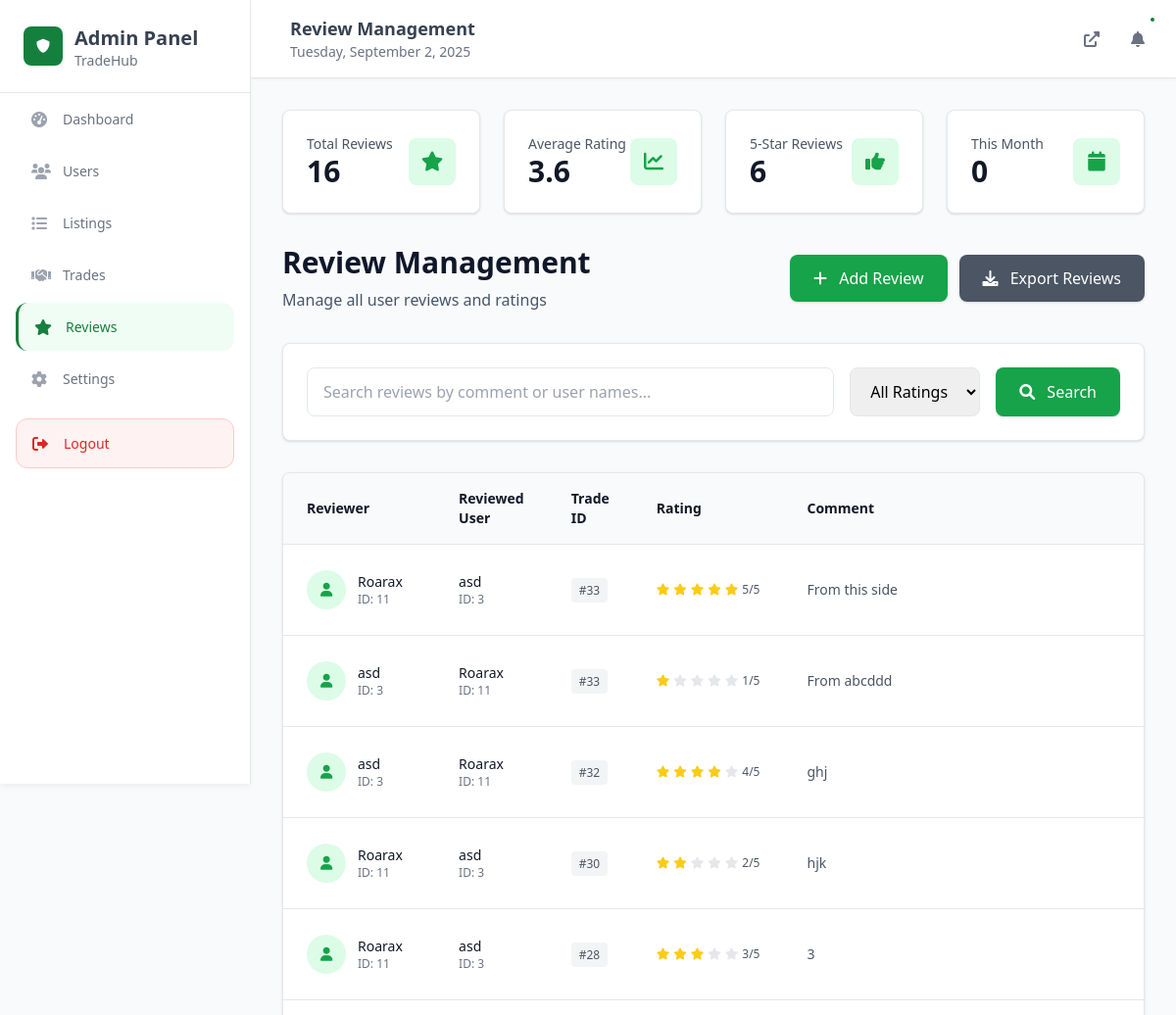
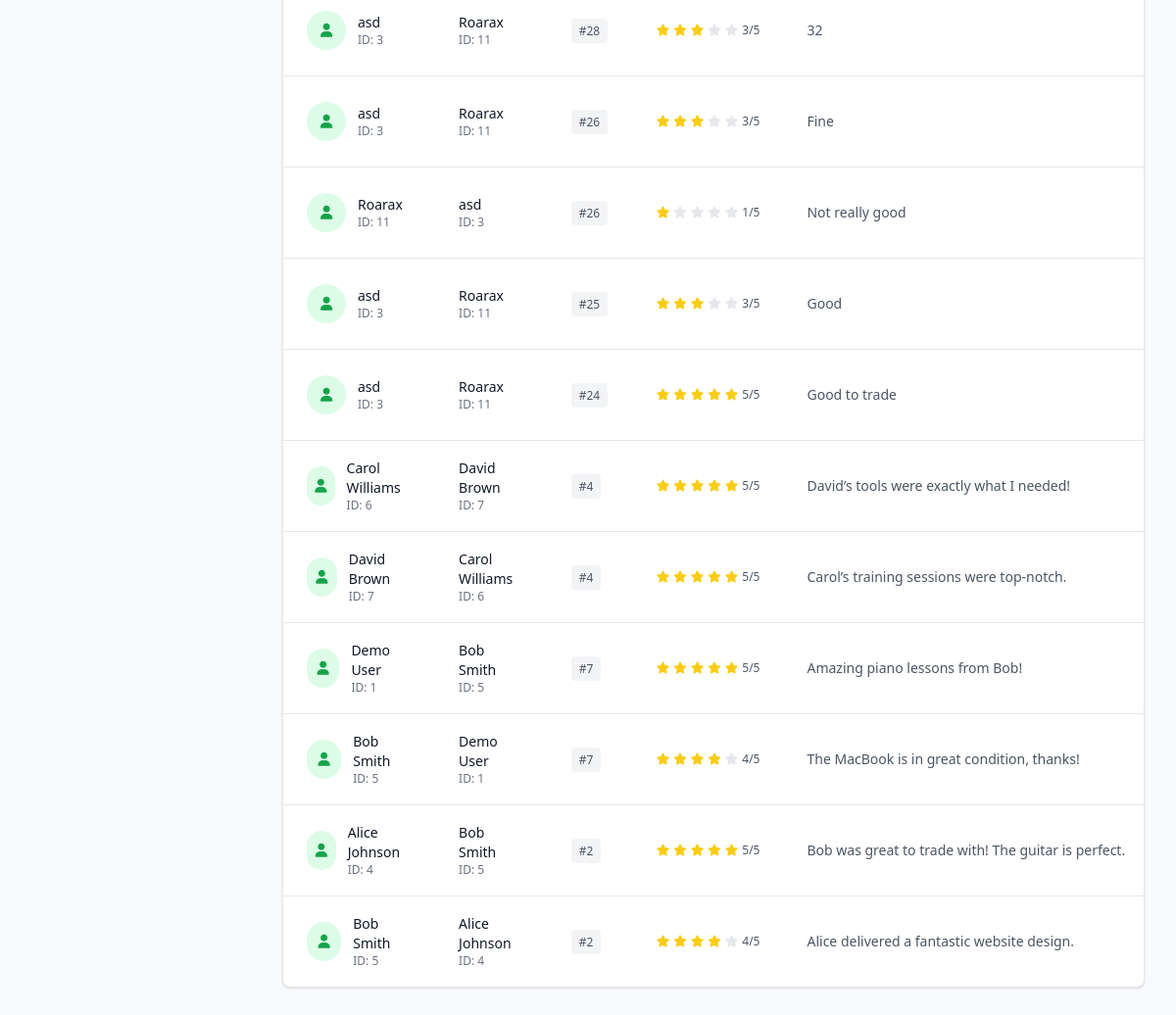
Screenshot of /Admin/reviews.php with the database file from the repository (2 pictures, top to bottom).
### tables this page shows
CREATE TABLE `site_settings` (
  `id` int(11) NOT NULL,
  `setting_key` varchar(100) NOT NULL,
  `setting_value` text DEFAULT NULL,
  `created_at` timestamp NOT NULL DEFAULT current_timestamp(),
  `updated_at` timestamp NOT NULL DEFAULT current_timestamp() ON UPDATE current_timestamp()
);

CREATE TABLE `reviews` (
  `id` int(11) NOT NULL,
  `reviewer_id` int(11) NOT NULL,
  `reviewed_user_id` int(11) NOT NULL,
  `trade_id` int(11) NOT NULL,
  `rating` int(11) NOT NULL CHECK (`rating` >= 1 and `rating` <= 5),
  `comment` text DEFAULT NULL,
  `created_at` timestamp NOT NULL DEFAULT current_timestamp()
);

CREATE TABLE `users` (
  `id` int(11) NOT NULL,
  `full_name` varchar(255) NOT NULL,
  `email` varchar(255) NOT NULL,
  `password` varchar(255) NOT NULL,
  `phone` varchar(20) DEFAULT NULL,
  `location` varchar(255) DEFAULT NULL,
  `bio` text DEFAULT NULL,
  `avatar_url` varchar(500) DEFAULT NULL,
  `status` enum('active','inactive','suspended') DEFAULT 'active',
  `email_verified` tinyint(1) DEFAULT 0,
  `created_at` timestamp NOT NULL DEFAULT current_timestamp(),
  `updated_at` timestamp NOT NULL DEFAULT current_timestamp() ON UPDATE current_timestamp(),
  `role` varchar(20) NOT NULL DEFAULT 'user',
  `last_seen` timestamp NULL DEFAULT NULL
);

### Admin/reviews.php (the view, shortened to what this page needs)
<?php
$conn = getDBConnection();
$page = isset($_GET['page']) ? (int)$_GET['page'] : 1;
$per_page = 20;
$offset = ($page - 1) * $per_page;
$search = isset($_GET['search']) ? sanitize($_GET['search']) : '';
$where_conditions = [];
$params = [];
$param_types = '';
$where_clause = !empty($where_conditions) ? 'WHERE ' . implode(' AND ', $where_conditions) : '';
$count_query = "SELECT COUNT(*) as total
                FROM reviews r
                LEFT JOIN users reviewer ON r.reviewer_id = reviewer.id
                LEFT JOIN users reviewed ON r.reviewed_user_id = reviewed.id
                $where_clause";
$stmt = $conn->prepare($count_query);
$stmt->execute();
$result = $stmt->get_result();
$total_reviews = $result->fetch_assoc()['total'];
$query = "SELECT r.*,
          reviewer.full_name as reviewer_name,
          reviewed.full_name as reviewed_name
          FROM reviews r
          LEFT JOIN users reviewer ON r.reviewer_id = reviewer.id
          LEFT JOIN users reviewed ON r.reviewed_user_id = reviewed.id
          $where_clause
          ORDER BY r.created_at DESC
          LIMIT ? OFFSET ?";
$stmt = $conn->prepare($query);
$params_with_limit = $params;
$param_types_with_limit = $param_types . 'ii';
$params_with_limit[] = &$per_page;
$params_with_limit[] = &$offset;
if (!empty($params_with_limit)) {
    $stmt->bind_param($param_types_with_limit, ...$params_with_limit);
}
$stmt->execute();
$result = $stmt->get_result();
$reviews = $result->fetch_all(MYSQLI_ASSOC);
include 'includes/header.php';
?>
<div class="flex-1 p-4 md:p-8 bg-gray-50 min-h-screen">
    <div class="grid grid-cols-1 sm:grid-cols-2 lg:grid-cols-4 gap-4 md:gap-6 mb-6 md:mb-8">
        <div class="bg-white rounded-lg shadow border p-4 md:p-6">
            <div class="flex items-center justify-between">
                <div>
                    <p class="text-sm font-medium text-gray-600">Total Reviews</p>
                    <p class="text-2xl md:text-3xl font-bold text-gray-900"><?php echo number_format($total_reviews); ?></p>
                </div>
                <div class="w-10 h-10 md:w-12 md:h-12 bg-green-100 rounded-lg flex items-center justify-center">
                    <i class="fas fa-star text-green-600 text-lg md:text-xl"></i>
                </div>
            </div>
        </div>
        <div class="bg-white rounded-lg shadow border p-4 md:p-6">
            <div class="flex items-center justify-between">
                <div>
                    <p class="text-sm font-medium text-gray-600">Average Rating</p>
                    <p class="text-2xl md:text-3xl font-bold text-gray-900">
                        <?php
                        $avg_query = "SELECT AVG(rating) as avg_rating FROM reviews";
                        $avg_result = $conn->query($avg_query);
                        $avg_rating = $avg_result->fetch_assoc()['avg_rating'];
                        echo number_format($avg_rating, 1);
                        ?>
                    </p>
                </div>
                <div class="w-10 h-10 md:w-12 md:h-12 bg-green-100 rounded-lg flex items-center justify-center">
                    <i class="fas fa-chart-line text-green-600 text-lg md:text-xl"></i>
                </div>
            </div>
        </div>
        <div class="bg-white rounded-lg shadow border p-4 md:p-6">
            <div class="flex items-center justify-between">
                <div>
                    <p class="text-sm font-medium text-gray-600">5-Star Reviews</p>
                    <p class="text-2xl md:text-3xl font-bold text-gray-900">
                        <?php
                        $five_star_query = "SELECT COUNT(*) as count FROM reviews WHERE rating = 5";
                        $five_star_result = $conn->query($five_star_query);
                        echo number_format($five_star_result->fetch_assoc()['count']);
                        ?>
                    </p>
                </div>
                <div class="w-10 h-10 md:w-12 md:h-12 bg-green-100 rounded-lg flex items-center justify-center">
                    <i class="fas fa-thumbs-up text-green-600 text-lg md:text-xl"></i>
                </div>
            </div>
        </div>
        <div class="bg-white rounded-lg shadow border p-4 md:p-6">
            <div class="flex items-center justify-between">
                <div>
                    <p class="text-sm font-medium text-gray-600">This Month</p>
                    <p class="text-2xl md:text-3xl font-bold text-gray-900">
                        <?php
                        $month_query = "SELECT COUNT(*) as count FROM reviews WHERE MONTH(created_at) = MONTH(CURRENT_DATE()) AND YEAR(created_at) = YEAR(CURRENT_DATE())";
                        $month_result = $conn->query($month_query);
                        echo number_format($month_result->fetch_assoc()['count']);
                        ?>
                    </p>
                </div>
                <div class="w-10 h-10 md:w-12 md:h-12 bg-green-100 rounded-lg flex items-center justify-center">
                    <i class="fas fa-calendar text-green-600 text-lg md:text-xl"></i>
                </div>
            </div>
        </div>
    </div>
    <div class="flex flex-col sm:flex-row sm:items-center justify-between mb-6 md:mb-8 space-y-4 sm:space-y-0">
        <div>
            <h1 class="text-2xl md:text-3xl font-bold text-slate-900 mb-2">Review Management</h1>
            <p class="text-slate-600">Manage all user reviews and ratings</p>
        </div>
        <div class="flex flex-col sm:flex-row space-y-2 sm:space-y-0 sm:space-x-3">
            <button onclick="openCreateModal()" class="bg-green-600 hover:bg-green-700 text-white px-4 md:px-6 py-2 md:py-3 rounded-lg shadow hover:shadow-md transition-all text-sm md:text-base">
                <i class="fas fa-plus mr-2"></i>
                Add Review
            </button>
            <button class="bg-gray-600 hover:bg-gray-700 text-white px-4 md:px-6 py-2 md:py-3 rounded-lg shadow hover:shadow-md transition-all text-sm md:text-base">
                <i class="fas fa-download mr-2"></i>
                Export Reviews
            </button>
        </div>
    </div>
    <div class="bg-white rounded-lg shadow border p-4 md:p-6 mb-6 md:mb-8">
        <form method="GET" class="flex flex-col md:flex-row gap-4">
            <div class="flex-1">
                <input
                    name="search"
                    type="text"
                    placeholder="Search reviews by comment or user names..."
                    value="<?php echo htmlspecialchars($search); ?>"
                    class="w-full px-3 md:px-4 py-2 md:py-3 rounded-lg border border-slate-200 focus:border-green-500 focus:ring-2 focus:ring-green-500 focus:ring-opacity-20 text-sm md:text-base"
                />
            </div>
            <div class="w-full md:w-auto">
                <select
                    name="rating"
                    class="w-full md:w-auto px-3 md:px-4 py-2 md:py-3 rounded-lg border border-slate-200 focus:border-green-500 text-sm md:text-base"
                >
                    <option value="">All Ratings</option>
                </select>
            </div>
            <button type="submit" class="bg-green-600 hover:bg-green-700 text-white px-4 md:px-6 py-2 md:py-3 rounded-lg shadow hover:shadow-md transition-all text-sm md:text-base">
                <i class="fas fa-search mr-2"></i>
                Search
            </button>
        </form>
    </div>
    <div class="bg-white rounded-lg shadow border overflow-hidden">
        <div class="overflow-x-auto">
            <table class="w-full min-w-full">
                <thead class="bg-gray-50 border-b border-gray-200">
                    <tr>
                        <th class="px-3 md:px-6 py-3 md:py-4 text-left text-xs md:text-sm font-semibold text-gray-900">Reviewer</th>
                        <th class="px-3 md:px-6 py-3 md:py-4 text-left text-xs md:text-sm font-semibold text-gray-900 hidden sm:table-cell">Reviewed User</th>
                        <th class="px-3 md:px-6 py-3 md:py-4 text-left text-xs md:text-sm font-semibold text-gray-900 hidden lg:table-cell">Trade ID</th>
                        <th class="px-3 md:px-6 py-3 md:py-4 text-left text-xs md:text-sm font-semibold text-gray-900">Rating</th>
                        <th class="px-3 md:px-6 py-3 md:py-4 text-left text-xs md:text-sm font-semibold text-gray-900 hidden md:table-cell">Comment</th>
                    </tr>
                </thead>
                <tbody class="divide-y divide-gray-200">
                    <?php foreach ($reviews as $review): ?>
                        <tr class="hover:bg-gray-50 transition-colors">
                            <td class="px-3 md:px-6 py-3 md:py-4">
                                <div class="flex items-center space-x-2 md:space-x-3">
                                    <div class="w-8 h-8 md:w-10 md:h-10 bg-green-100 rounded-full flex items-center justify-center">
                                        <i class="fas fa-user text-green-600 text-xs md:text-sm"></i>
                                    </div>
                                    <div>
                                        <p class="font-medium text-gray-900 text-xs md:text-sm"><?php echo htmlspecialchars($review['reviewer_name']); ?></p>
                                        <p class="text-xs text-gray-500">ID: <?php echo $review['reviewer_id']; ?></p>
                                    </div>
                                </div>
                            </td>
                            <td class="px-3 md:px-6 py-3 md:py-4 hidden sm:table-cell">
                                <p class="font-medium text-gray-900 text-xs md:text-sm"><?php echo htmlspecialchars($review['reviewed_name']); ?></p>
                                <p class="text-xs text-gray-500">ID: <?php echo $review['reviewed_user_id']; ?></p>
                            </td>
                            <td class="px-3 md:px-6 py-3 md:py-4 text-xs md:text-sm text-gray-600 hidden lg:table-cell">
                                <span class="bg-gray-100 px-2 py-1 rounded text-xs font-medium">#<?php echo $review['trade_id']; ?></span>
                            </td>
                            <td class="px-3 md:px-6 py-3 md:py-4">
                                <div class="flex items-center space-x-1">
                                    <?php for ($i = 1; $i <= 5; $i++): ?>
                                        <i class="fas fa-star text-xs <?php echo $i <= $review['rating'] ? 'text-yellow-400' : 'text-gray-200'; ?>"></i>
                                    <?php endfor; ?>
                                    <span class="ml-1 md:ml-2 text-xs font-medium text-gray-600"><?php echo $review['rating']; ?>/5</span>
                                </div>
                            </td>
                            <td class="px-3 md:px-6 py-3 md:py-4 text-xs md:text-sm text-gray-600 max-w-md hidden md:table-cell">
                                <div class="truncate" title="<?php echo htmlspecialchars($review['comment']); ?>">
                                    <?php echo htmlspecialchars($review['comment']); ?>
                                </div>
                            </td>
                        </tr>
                    <?php endforeach; ?>
                </tbody>
            </table>
        </div>
    </div>
</div>
<?php include 'includes/footer.php'; ?>

### includes/Name.php
<?php
require_once '../config/config.php';
$conn = getDBConnection();
$query = "SELECT setting_value FROM site_settings WHERE setting_key = 'site_name' LIMIT 1";
$result = $conn->query($query);
if ($result && $row = $result->fetch_assoc()) {
    echo htmlspecialchars($row['setting_value']);
}
?>

### assets/css/style.css (style rules this page uses)
* { transition: all 0.2s ease-in-out; }

### rows the page displays
site_settings: setting_value "TradeHub"
reviews: reviewer.full_name "Roarax", reviewer "11", reviewed_user.full_name "asd", reviewed_user "3", trade "33", rating "5", comment "From this side"
reviews: reviewer.full_name "asd", reviewer "3", reviewed_user.full_name "Roarax", reviewed_user "11", trade "33", rating "1", comment "From abcddd"
reviews: reviewer.full_name "asd", reviewer "3", reviewed_user.full_name "Roarax", reviewed_user "11", trade "32", rating "4", comment "ghj"
reviews: reviewer.full_name "Roarax", reviewer "11", reviewed_user.full_name "asd", reviewed_user "3", trade "30", rating "2", comment "hjk"
reviews: reviewer.full_name "Roarax", reviewer "11", reviewed_user.full_name "asd", reviewed_user "3", trade "28", rating "3", comment "3"
reviews: reviewer.full_name "asd", reviewer "3", reviewed_user.full_name "Roarax", reviewed_user "11", trade "28", rating "3", comment "32"
reviews: reviewer.full_name "asd", reviewer "3", reviewed_user.full_name "Roarax", reviewed_user "11", trade "26", rating "3", comment "Fine"
reviews: reviewer.full_name "Roarax", reviewer "11", reviewed_user.full_name "asd", reviewed_user "3", trade "26", rating "1", comment "Not really good"
reviews: reviewer.full_name "asd", reviewer "3", reviewed_user.full_name "Roarax", reviewed_user "11", trade "25", rating "3", comment "Good"
reviews: reviewer.full_name "asd", reviewer "3", reviewed_user.full_name "Roarax", reviewed_user "11", trade "24", rating "5", comment "Good to trade"
reviews: reviewer.full_name "Carol Williams", reviewer "6", reviewed_user.full_name "David Brown", reviewed_user "7", trade "4", rating "5", comment "David’s tools were exactly what I needed!"
reviews: reviewer.full_name "David Brown", reviewer "7", reviewed_user.full_name "Carol Williams", reviewed_user "6", trade "4", rating "5", comment "Carol’s training sessions were top-notch."
reviews: reviewer.full_name "Demo User", reviewer "1", reviewed_user.full_name "Bob Smith", reviewed_user "5", trade "7", rating "5", comment "Amazing piano lessons from Bob!"
reviews: reviewer.full_name "Bob Smith", reviewer "5", reviewed_user.full_name "Demo User", reviewed_user "1", trade "7", rating "4", comment "The MacBook is in great condition, thanks!"
reviews: reviewer.full_name "Alice Johnson", reviewer "4", reviewed_user.full_name "Bob Smith", reviewed_user "5", trade "2", rating "5", comment "Bob was great to trade with! The guitar is perfect."
reviews: reviewer.full_name "Bob Smith", reviewer "5", reviewed_user.full_name "Alice Johnson", reviewed_user "4", trade "2", rating "4", comment "Alice delivered a fantastic website design."

### other values shown
$page_title "Review Management"
$total_reviews "16"
$avg_rating "3.6"
$five_star_result->fetch_assoc()['count'] "6"
$month_result->fetch_assoc()['count'] "0"
